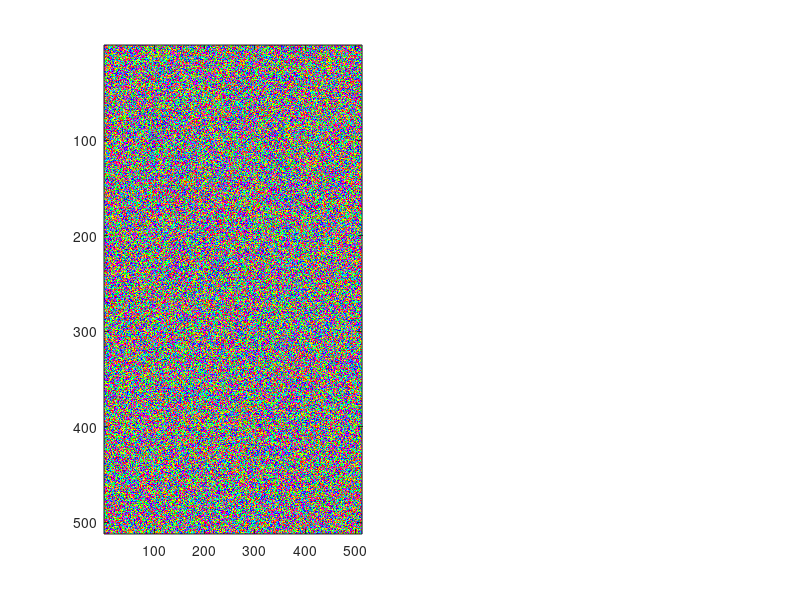

Write the MATLAB code that produced this figure. (Note: this script raises an error after producing the figure.)
close all;
clear all;

rng(1);

r = 0.01;
g = 2;

nHyper = 22;
N = 512;
pixels_per_hc = N/nHyper;

dt=0.1;
t=0;

KK=zeros(N,1);
for k=1:N
  KK(k)=(2*(k-1)/N-1)*N/(2*nHyper);
end
reg_sh_kernel=zeros(N);
for k=1:N
  for l=1:N
    reg_sh_kernel(k,l)=1./(1-dt*(r-(1-(KK(k)^2+KK(l).^2)).^2));
  end
end

%initial conditions
z_map = 1e-2*randn(N) + 1i*1e-2*randn(N);

tic
while(t<1e4)  % 10h

    if mod(round(t),100)==0; 
        figure(22),clf;
        subplot(1,2,1)
        imagesc(angle(z_map));
        colormap(hsv)
        freezeColors;
        title("Current OPM")

        subplot(1,2,2)
        imagesc(KK,KK,abs(fftshift(fft2(z_map-mean(mean(z_map))))).^2);
        xlim([-1.5,1.5])
        ylim([-1.5,1.5])
        colormap(flipud(gray))
        freezeColors;
        title("Current OPM spectrum")
  
        drawnow;
    end

    % Update z
    u=fftshift(fft2(z_map));

    z_map = ifft2(ifftshift(u.*reg_sh_kernel)) + dt*(1-g)*(abs(z_map).^2).*z_map;
    t=t+dt;
    disp([t, mean(abs(z_map(:)))]);
end
toc


figure(22),clf;
subplot(1,2,1)
imagesc(angle(z_map));
colormap(hsv)
freezeColors;
title("Current OPM, g=2 100000t")

subplot(1,2,2)
imagesc(KK,KK,abs(fftshift(fft2(z_map-mean(mean(z_map))))).^2);
xlim([-1.5,1.5])
ylim([-1.5,1.5])
colormap(flipud(gray))
freezeColors;
title("Current OPM spectrum, g=2 100000t")

drawnow;
